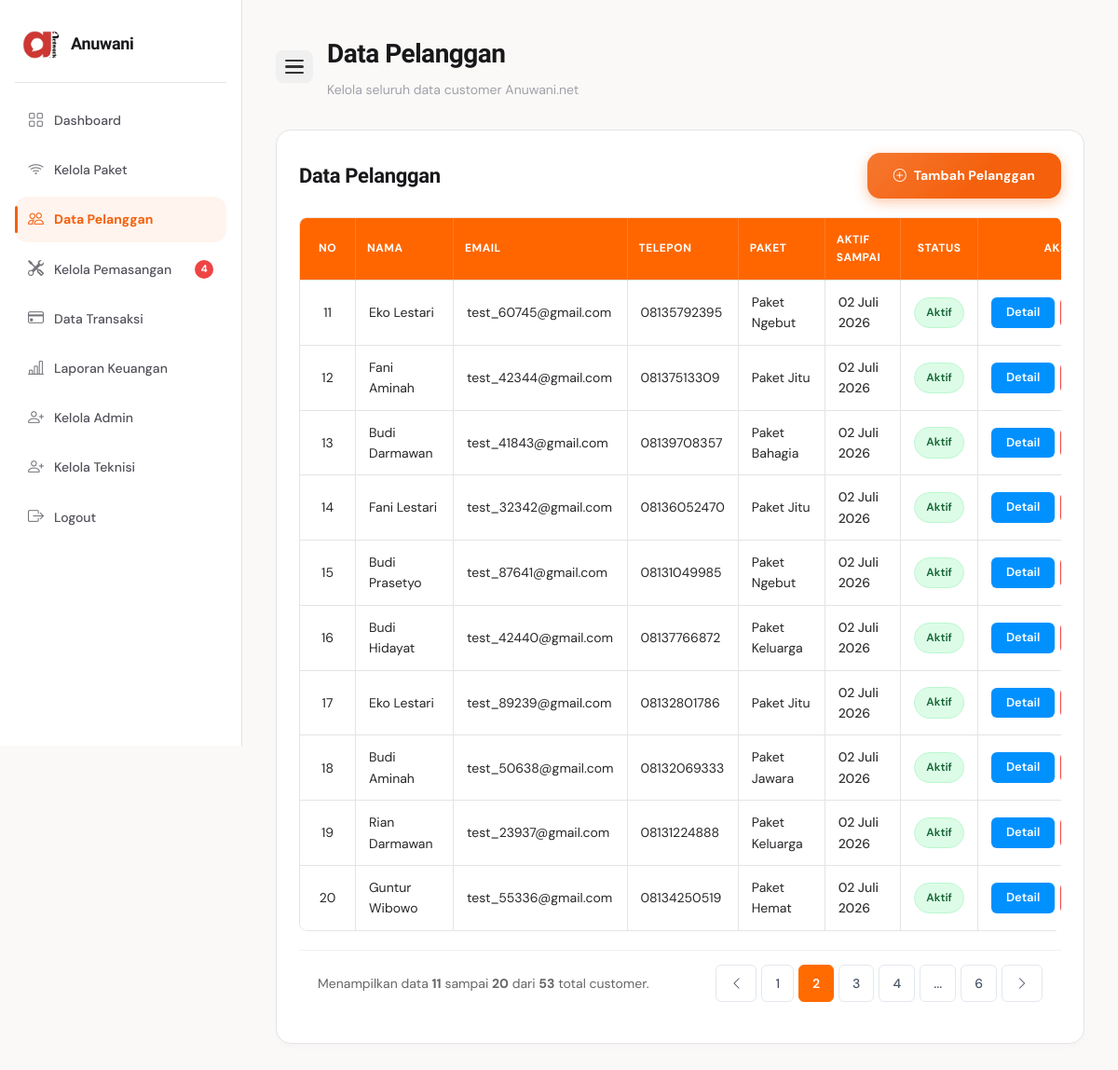
Page /admin/customer/index.php?page=2 (signed in) on the committed database.
### tables this page shows
CREATE TABLE `tb_langganan` (
  `id_langganan` int(11) NOT NULL,
  `id_customer` int(11) NOT NULL,
  `id_paket` int(11) NOT NULL,
  `tanggal_mulai` date DEFAULT NULL,
  `tanggal_selesai` date DEFAULT NULL,
  `status_langganan` enum('aktif','suspend','berhenti','menunggu_verifikasi','dicabut') NOT NULL
);

CREATE TABLE `tb_customer` (
  `id_customer` int(11) NOT NULL,
  `id_user` int(11) NOT NULL,
  `nama_customer` varchar(100) NOT NULL,
  `alamat_customer` text NOT NULL,
  `telepon_customer` varchar(20) DEFAULT NULL,
  `email_customer` varchar(100) DEFAULT NULL,
  `sumber_customer` enum('online','offline') DEFAULT NULL,
  `status_customer` enum('aktif','pending','nonaktif') DEFAULT 'pending',
  `created_at` timestamp NOT NULL DEFAULT current_timestamp()
);

CREATE TABLE `tb_paket` (
  `id_paket` int(11) NOT NULL,
  `nama_paket` varchar(100) NOT NULL,
  `harga` int(11) NOT NULL,
  `kecepatan` varchar(50) NOT NULL,
  `deskripsi` text DEFAULT NULL,
  `status` enum('aktif','nonaktif') DEFAULT 'aktif'
);

### admin/customer/index.php (the view, shortened to what this page needs)
<?php
require_once __DIR__ . '/../../koneksi.php';
$limit = 10;
$page = isset($_GET['page']) ? max(1, (int)$_GET['page']) : 1;
$offset = ($page - 1) * $limit;
$query_total = mysqli_query($koneksi, "SELECT COUNT(*) AS total FROM tb_customer");
$total_data = mysqli_fetch_assoc($query_total)['total'] ?? 0;
$total_pages = ceil($total_data / $limit);
$query = mysqli_query($koneksi, "
    SELECT
        tb_customer.*,
        tb_langganan.status_langganan,
        tb_langganan.tanggal_selesai,
        tb_paket.nama_paket
    FROM tb_customer
    LEFT JOIN tb_langganan ON tb_customer.id_customer = tb_langganan.id_customer
    LEFT JOIN tb_paket ON tb_langganan.id_paket = tb_paket.id_paket
    ORDER BY tb_customer.id_customer DESC
    LIMIT $limit OFFSET $offset
");
$query_notif_pemasangan = mysqli_query($koneksi, "
    SELECT COUNT(*) AS total
    FROM tb_pemasangan
    WHERE status_pemasangan = 'menunggu'
");
$total_notif_pemasangan = mysqli_fetch_assoc($query_notif_pemasangan)['total'] ?? 0;
function tgl_indo($tanggal) {
    $bulan_array = [
        1 => 'Januari', 'Februari', 'Maret', 'April', 'Mei', 'Juni',
        'Juli', 'Agustus', 'September', 'Oktober', 'November', 'Desember'
    ];
    $split = explode('-', $tanggal);
    return $split[2] . ' ' . $bulan_array[(int)$split[1]] . ' ' . $split[0];
}
?>
<!DOCTYPE html>
<html lang="id">
<head>
    <link rel="stylesheet" href="../../assets/css/style.css">
    <link rel="stylesheet" href="https://cdn.jsdelivr.net/npm/bootstrap-icons@1.11.3/font/bootstrap-icons.min.css">
</head>
<body>
<div class="dashboard-layout">
    <div class="sidebar">
        <div class="sidebar-logo">
            <img src="../../assets/images/logo.png" alt="Logo">
            <h2>Anuwani</h2>
        </div>
        <ul>
            <li><a href="../index.php"><i class="bi bi-grid"></i> <span>Dashboard</span></a></li>
            <li><a href="../paket/index.php"><i class="bi bi-wifi"></i> <span>Kelola Paket</span></a></li>
            <li><a href="index.php" class="active"><i class="bi bi-people"></i> <span>Data Pelanggan</span></a></li>
            <li>
                <a href="../pemasangan/index.php">
                    <i class="bi bi-tools"></i>
                    <span>Kelola Pemasangan</span>
                    <?php if ($total_notif_pemasangan > 0): ?>
                        <span class="notif-badge"><?= $total_notif_pemasangan; ?></span>
                    <?php endif; ?>
                </a>
            </li>
            <li>
                <a href="../transaksi/index.php">
                    <i class="bi bi-credit-card"></i> <span>Data Transaksi</span>
                </a>
            </li>
            <li><a href="../laporan_keuangan/index.php"><i class="bi bi-bar-chart-line"></i> <span>Laporan Keuangan</span></a></li>
            <li><a href="../admin_user/index.php"><i class="bi bi-person-plus"></i> <span>Kelola Admin</span></a></li>
            <li><a href="../teknisi_user/index.php"><i class="bi bi-person-plus"></i> <span>Kelola Teknisi</span></a></li>
            <li><a href="#" onclick="openLogoutModal()"><i class="bi bi-box-arrow-right"></i> <span>Logout</span></a></li>
        </ul>
    </div>
    <div class="dashboard-content">
        <div class="topbar">
            <button class="sidebar-toggle" id="sidebarToggle" aria-label="Toggle Sidebar">
                <span></span>
                <span></span>
                <span></span>
            </button>
            <div>
                <h1>Data Pelanggan</h1>
                <p>Kelola seluruh data customer Anuwani.net</p>
            </div>
        </div>
        <div class="table-card">
            <div class="table-header">
                <h3>Data Pelanggan</h3>
                <a href="tambah.php" class="btn-orange">
                    <i class="bi bi-plus-circle"></i> Tambah Pelanggan
                </a>
            </div>
            <div class="table-responsive-container">
                <table>
                    <thead>
                        <tr>
                            <th style="width: 60px; text-align: center;">No</th>
                            <th>Nama</th>
                            <th>Email</th>
                            <th>Telepon</th>
                            <th>Paket</th>
                            <th>Aktif Sampai</th>
                            <th style="text-align: center;">Status</th>
                            <th style="width: 160px; text-align: center;">Aksi</th>
                        </tr>
                    </thead>
                    <tbody>
                        <?php
                        $no = $offset + 1;
                        if (mysqli_num_rows($query) > 0) :
                            while ($data = mysqli_fetch_assoc($query)) :
                        ?>
                        <tr>
                            <td style="text-align: center;"><?= $no++; ?></td>
                            <td><?= htmlspecialchars($data['nama_customer'] ?? ''); ?></td>
                            <td><?= htmlspecialchars($data['email_customer'] ?? ''); ?></td>
                            <td><?= htmlspecialchars($data['telepon_customer'] ?? ''); ?></td>
                            <td><?= htmlspecialchars($data['nama_paket'] ?? '-'); ?></td>
                            <td>
                                <span style="font-weight: 500; color: #333;">
                                    <?= tgl_indo($data['tanggal_selesai']); ?>
                                </span>
                            </td>
                            <td style="text-align: center;">
                                <?php
                                $status = strtolower($data['status_langganan'] ?? '');
                                if ($status == 'aktif') :
                                ?>
                                    <span class="status-active">Aktif</span>
                                <?php elseif ($status == 'suspend') : ?>
                                    <span class="status-pending">Suspend</span>
                                <?php elseif ($status == 'berhenti') : ?>
                                    <span class="status-nonactive">Berhenti</span>
                                <?php else : ?>
                                    <span class="status-pending">Tidak Aktif</span>
                                <?php endif; ?>
                            </td>
                            <td>
                                <div class="table-action" style="display: flex; gap: 6px; justify-content: center;">
                                    <a href="detail.php?id=<?= $data['id_customer']; ?>" class="btn-edit">Detail</a>
                                </div>
                            </td>
                        </tr>
                        <?php
                            endwhile;
                        else :
                        ?>
                        <tr>
                            <td colspan="8" style="text-align: center; padding: 20px; color: #666;">Data customer belum ada.</td>
                        </tr>
                        <?php endif; ?>
                    </tbody>
                </table>
            </div>
            <?php if ($total_pages > 1) : ?>
            <div class="pagination-wrapper">
                <div class="pagination-info">
                    Menampilkan data <b><?= $offset + 1; ?></b> sampai <b><?= min($offset + $limit, $total_data); ?></b> dari <b><?= $total_data; ?></b> total customer.
                </div>
                <div class="pagination-buttons">
                    <?php if ($page > 1) : ?>
                        <a href="index.php?page=<?= $page - 1; ?>"><i class="bi bi-chevron-left"></i></a>
                    <?php else : ?>
                        <span class="disabled-btn"><i class="bi bi-chevron-left"></i></span>
                    <?php endif; ?>
                    <?php
                    $start_loop = max(1, $page - 2);
                    $end_loop = min($total_pages, $page + 2);
                    for ($i = $start_loop; $i <= $end_loop; $i++) {
                        if ($page == $i) {
                            echo '<span class="active-page">' . $i . '</span>';
                        } else {
                            echo '<a href="index.php?page=' . $i . '">' . $i . '</a>';
                        }
                    }
                    if ($end_loop < $total_pages) {
                        if ($end_loop < $total_pages - 1) echo '<span>...</span>';
                        echo '<a href="index.php?page=' . $total_pages . '">' . $total_pages . '</a>';
                    }
                    ?>
                    <?php if ($page < $total_pages) : ?>
                        <a href="index.php?page=<?= $page + 1; ?>"><i class="bi bi-chevron-right"></i></a>
                    <?php else : ?>
                        <span class="disabled-btn"><i class="bi bi-chevron-right"></i></span>
                    <?php endif; ?>
                </div>
            </div>
            <?php endif; ?>
        </div>
    </div>
</div>
</body>
</html>

### admin/customer/index.php (style rules this page uses)
.notif-badge { display: inline-flex; align-items: center; justify-content: center; width: 20px; height: 20px; border-radius: 50%; background: #ef4444; color: #fff; font-size: 11px; font-weight: 800; margin-left: auto; flex-shrink: 0; animation: pulse-badge 1.8s ease-in-out infinite; }
.status-active { background: #dcfce7; color: #166534; padding: 6px 12px; border-radius: 20px; font-size: 12px; font-weight: 600; }
.dashboard-layout { display: flex !important; width: 100%; min-height: 100vh; overflow-x: hidden; }
.sidebar-toggle { display: flex !important; flex-direction: column; gap: 4px; background: #f0f0f0; border: none; padding: 10px; border-radius: 8px; cursor: pointer; margin-right: 15px; transition: background 0.2s; }
.sidebar-toggle span { display: block; width: 20px; height: 2.5px; background-color: #333; border-radius: 2px; }
.table-card { background: #ffffff !important; border-radius: 16px !important; padding: 24px !important; box-shadow: 0 4px 6px -1px rgba(0,0,0,0.02) !important; }
.table-header { display: flex !important; justify-content: space-between !important; align-items: center !important; margin-bottom: 20px !important; flex-wrap: wrap !important; gap: 15px !important; }
.table-responsive-container { overflow-x: auto; width: 100%; border-radius: 8px; }
.table-responsive-container table { width: 100% !important; min-width: 900px; border-collapse: separate !important; border-spacing: 0 !important; border: 1px solid #e4e4e7 !important; border-radius: 8px !important; overflow: hidden !important; }
.table-responsive-container table th { background: #ff6600 !important; color: #ffffff !important; text-transform: uppercase !important; font-size: 12px !important; font-weight: 700 !important; letter-spacing: .5px; padding: 14px 12px !important; border-bottom: 1px solid #e4e4e7 !important; border-right: 1px solid rgba(255,255,255,.15) !important; }
.table-responsive-container table th:last-child { border-right: none !important; }
.table-responsive-container table td { padding: 12px 14px !important; border-bottom: 1px solid #e4e4e7 !important; border-right: 1px solid #e4e4e7 !important; color: #27272a !important; vertical-align: middle; }
.table-responsive-container table td:last-child { border-right: none !important; }
.table-responsive-container table tr:last-child td { border-bottom: none !important; }
.pagination-wrapper { display: flex; justify-content: space-between; align-items: center; flex-wrap: wrap; gap: 15px; margin-top: 20px; padding-top: 15px; border-top: 1px solid #f0f0f0; padding-left: 20px; padding-right: 20px; padding-bottom: 20px; }
.pagination-info { font-size: 14px; color: #666; }
.pagination-buttons { display: flex; gap: 5px; list-style: none; padding: 0; margin: 0; }
.pagination-buttons a, .pagination-buttons span { display: inline-block; padding: 8px 14px; border-radius: 6px; border: 1px solid #e2e8f0; color: #4a5568; text-decoration: none; font-size: 14px; font-weight: 500; transition: all 0.2s; }
.pagination-buttons .active-page { background: #ff6b00; color: #ffffff; border-color: #ff6b00; font-weight: 600; }
@media (min-width: 992px) { .sidebar { position: fixed !important; top: 0 !important; left: 0 !important; height: 100vh !important; z-index: 1000 !important; overflow-y: auto !important; width: 260px !important; min-width: 260px !important; max-width: 260px !important; transition: all 0.3s cubic-bezier(0.4, 0, 0.2, 1) !important; } }
@media (min-width: 992px) { .dashboard-content { flex-grow: 1 !important; margin-left: 260px !important; width: calc(100% - 260px) !important; transition: all 0.3s cubic-bezier(0.4, 0, 0.2, 1) !important; } }
@media (min-width: 992px) { .topbar { display: flex !important; align-items: center !important; justify-content: flex-start !important; } }
.btn-edit { display: inline-flex; align-items: center; justify-content: center; padding: 6px 16px; border-radius: 6px; font-size: 13px; font-weight: 600; background: #0091ff; color: #ffffff !important; text-decoration: none; border: none; transition: all .2s; }

### rows in the picture
tb_langganan: id_customer.nama_customer "Eko Lestari", id_customer.email_customer "test_60745@gmail.com", id_customer.telepon_customer "08135792395", id_paket.nama_paket "Paket Ngebut", tanggal_selesai "02 Juli 2026", status_langganan "Aktif"
tb_langganan: id_customer.nama_customer "Fani Aminah", id_customer.email_customer "test_42344@gmail.com", id_customer.telepon_customer "08137513309", id_paket.nama_paket "Paket Jitu", tanggal_selesai "02 Juli 2026", status_langganan "Aktif"
tb_langganan: id_customer.nama_customer "Budi Darmawan", id_customer.email_customer "test_41843@gmail.com", id_customer.telepon_customer "08139708357", id_paket.nama_paket "Paket Bahagia", tanggal_selesai "02 Juli 2026", status_langganan "Aktif"
tb_langganan: id_customer.nama_customer "Fani Lestari", id_customer.email_customer "test_32342@gmail.com", id_customer.telepon_customer "08136052470", id_paket.nama_paket "Paket Jitu", tanggal_selesai "02 Juli 2026", status_langganan "Aktif"
tb_langganan: id_customer.nama_customer "Budi Prasetyo", id_customer.email_customer "test_87641@gmail.com", id_customer.telepon_customer "08131049985", id_paket.nama_paket "Paket Ngebut", tanggal_selesai "02 Juli 2026", status_langganan "Aktif"
tb_langganan: id_customer.nama_customer "Budi Hidayat", id_customer.email_customer "test_42440@gmail.com", id_customer.telepon_customer "08137766872", id_paket.nama_paket "Paket Keluarga", tanggal_selesai "02 Juli 2026", status_langganan "Aktif"
tb_langganan: id_customer.nama_customer "Eko Lestari", id_customer.email_customer "test_89239@gmail.com", id_customer.telepon_customer "08132801786", id_paket.nama_paket "Paket Jitu", tanggal_selesai "02 Juli 2026", status_langganan "Aktif"
tb_langganan: id_customer.nama_customer "Budi Aminah", id_customer.email_customer "test_50638@gmail.com", id_customer.telepon_customer "08132069333", id_paket.nama_paket "Paket Jawara", tanggal_selesai "02 Juli 2026", status_langganan "Aktif"
tb_langganan: id_customer.nama_customer "Rian Darmawan", id_customer.email_customer "test_23937@gmail.com", id_customer.telepon_customer "08131224888", id_paket.nama_paket "Paket Keluarga", tanggal_selesai "02 Juli 2026", status_langganan "Aktif"
tb_langganan: id_customer.nama_customer "Guntur Wibowo", id_customer.email_customer "test_55336@gmail.com", id_customer.telepon_customer "08134250519", id_paket.nama_paket "Paket Hemat", tanggal_selesai "02 Juli 2026", status_langganan "Aktif"

### other values in the picture
$total_notif_pemasangan "4"
$offset + 1 "11"
min($offset + $limit, $total_data) "20"
$total_data "53"
$total_pages "6"
